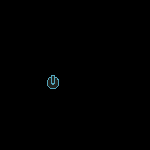

The image is a tile-based game level rendered from a .tmx file. Its description and complete source (layers, tilesets, objects, tile grids) follow:
An orthogonal 10x10 tile map with 15x15 px tiles, 1 tile layer (Layer2) and 6 objects (2, 1, dummy, 4, 5, ...).

<map version="1.2" tiledversion="1.2.4" orientation="orthogonal" renderorder="right-down" width="10" height="10" tilewidth="15" tileheight="15" infinite="0" nextlayerid="5" nextobjectid="20">
 <tileset firstgid="1" source="tileset.tsx" />
 <layer id="1" name="Layer2" width="10" height="10">
  <data encoding="csv">
0,0,0,0,0,0,0,0,0,0,
0,0,0,0,0,0,0,0,0,0,
0,0,0,0,0,0,0,0,0,0,
0,0,0,0,0,0,0,0,0,0,
0,0,0,0,0,0,0,0,0,0,
0,0,0,6,0,0,0,0,0,0,
0,0,0,0,0,0,0,0,0,0,
0,0,0,0,0,0,0,0,0,0,
0,0,0,0,0,0,0,0,0,0,
0,0,0,0,0,0,0,0,0,0
</data>
 </layer>
 <objectgroup id="2" name="Point">
  <object id="12" name="2" x="45" y="60" width="15" height="15" />
  <object id="15" name="1" x="90" y="75" width="15" height="15" />
  <object id="16" name="dummy" x="135" y="135" width="15" height="15" />
  <object id="17" name="4" x="75" y="60" width="15" height="15" />
  <object id="18" name="5" x="60" y="90" width="15" height="15" />
  <object id="19" name="6" x="45" y="75" width="15" height="15" />
 </objectgroup>
</map>
